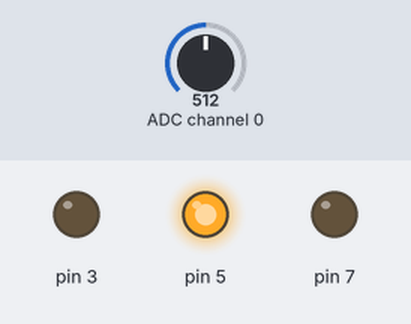
Simulated run of this program. Board: Raspberry Pi (header pin numbers). On the bench: output pins drawn as LEDs (lit = HIGH). The inputs (shaded band) are chosen by the test bench; at power-on: ADC channel 0 = 512 (analog values on the 0–1023 scale). Pins used as bus, display or sensor lines are not drawn.

Above: at 1.2 s.
1.3 s: ADC channel 0 set to 671
2.8 s: ADC channel 0 set to 699
At 3.9 s:
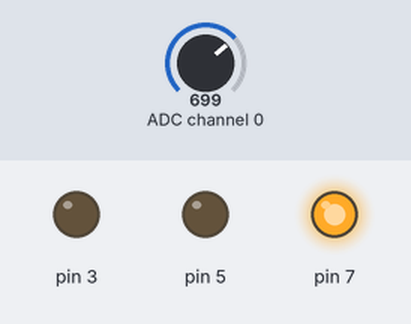
4.3 s: ADC channel 0 set to 306
At 5.2 s:
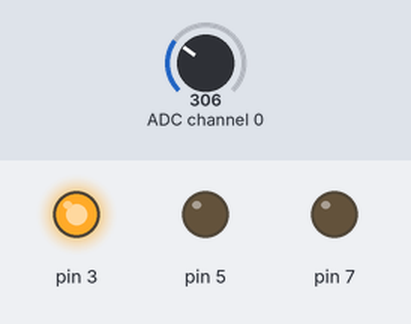
5.8 s: ADC channel 0 set to 324
7.3 s: ADC channel 0 set to 351
At 7.7 s:
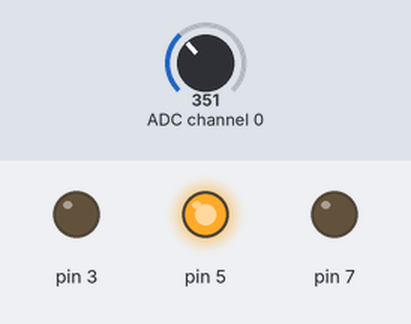
8.8 s: ADC channel 0 set to 122
At 10.1 s:
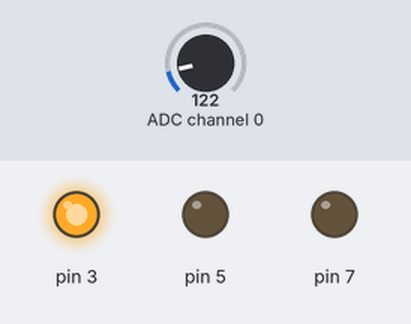
Timing chart, 0 to 11.3 s (numbered marks = the images above; inputs shaded):
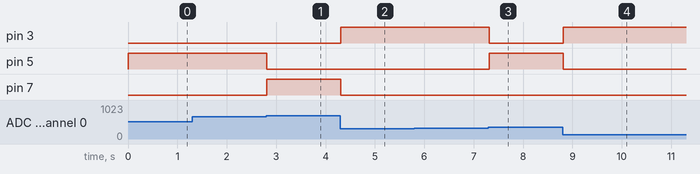

Measured:
- the behaviour switches between 682 and 683 on ADC channel 0 (found by bisection; images 0 and 1)
- the behaviour switches between 341 and 342 on ADC channel 0 (found by bisection; images 2 and 3)
- after the input at 1.3 s, every drawn part: stays the same
- after the input at 2.8 s, pin 5: HIGH → LOW at once; pin 7: LOW → HIGH at once
- after the input at 4.3 s, pin 3: LOW → HIGH at once; pin 7: HIGH → LOW at once
- after the input at 5.8 s, every drawn part: stays the same
- after the input at 7.3 s, pin 3: HIGH → LOW at once; pin 5: LOW → HIGH at once
- after the input at 8.8 s, pin 3: LOW → HIGH at once; pin 5: HIGH → LOW at once

The program:

pot_LED.py
```python
import time
import RPi.GPIO as GPIO

GPIO.setmode(GPIO.BOARD)

# read SPI data from MCP3008 chip, 8 possible adc's (0 thru 7)
def readadc(adcnum, clockpin, mosipin, misopin, cspin):
        if ((adcnum > 7) or (adcnum < 0)):
                return -1
        GPIO.output(cspin, True)

        GPIO.output(clockpin, False)  # start clock low
        GPIO.output(cspin, False)     # bring CS low

        commandout = adcnum
        commandout |= 0x18  # start bit + single-ended bit
        commandout <<= 3    # we only need to send 5 bits here
        for i in range(5):
                if (commandout & 0x80):
                        GPIO.output(mosipin, True)
                else:
                        GPIO.output(mosipin, False)
                commandout <<= 1
                GPIO.output(clockpin, True)
                GPIO.output(clockpin, False)

        adcout = 0
        # read in one empty bit, one null bit and 10 ADC bits
        for i in range(12):
                GPIO.output(clockpin, True)
                GPIO.output(clockpin, False)
                adcout <<= 1
                if (GPIO.input(misopin)):
                        adcout |= 0x1

        GPIO.output(cspin, True)

        adcout >>= 1       # first bit is 'null' so drop it
        return adcout

# change these as desired - they're the pins connected from the
# SPI port on the ADC to the Cobbler
SPICLK = 12     # CLK
SPIMISO = 16    # DOUT
SPIMOSI = 18    # DIN
SPICS = 22      # CS

# set up the SPI interface pins
GPIO.setup(SPIMOSI, GPIO.OUT)
GPIO.setup(SPIMISO, GPIO.IN)
GPIO.setup(SPICLK, GPIO.OUT)
GPIO.setup(SPICS, GPIO.OUT)

# 10k trim pot connected to adc #0
potentiometer_adc = 0

# set up the LED pins
GPIO.setup(3, GPIO.OUT)     # First LED
GPIO.setup(5, GPIO.OUT)     # Second LED
GPIO.setup(7, GPIO.OUT)     # Third LED

while True:
        # read the analog pin
        trim_pot = readadc(potentiometer_adc, SPICLK, SPIMOSI, SPIMISO, SPICS)

        if trim_pot < 1024/3:   # First LED on
            GPIO.output(3, GPIO.HIGH)
            GPIO.output(5, GPIO.LOW)
            GPIO.output(7, GPIO.LOW)
        elif trim_pot > 1024/3*2:   # Third LED on
            GPIO.output(3, GPIO.LOW)
            GPIO.output(5, GPIO.LOW)
            GPIO.output(7, GPIO.HIGH)
        else:   # Second LED on
            GPIO.output(3, GPIO.LOW)
            GPIO.output(5, GPIO.HIGH)
            GPIO.output(7, GPIO.LOW)

        time.sleep(0.1)
```
